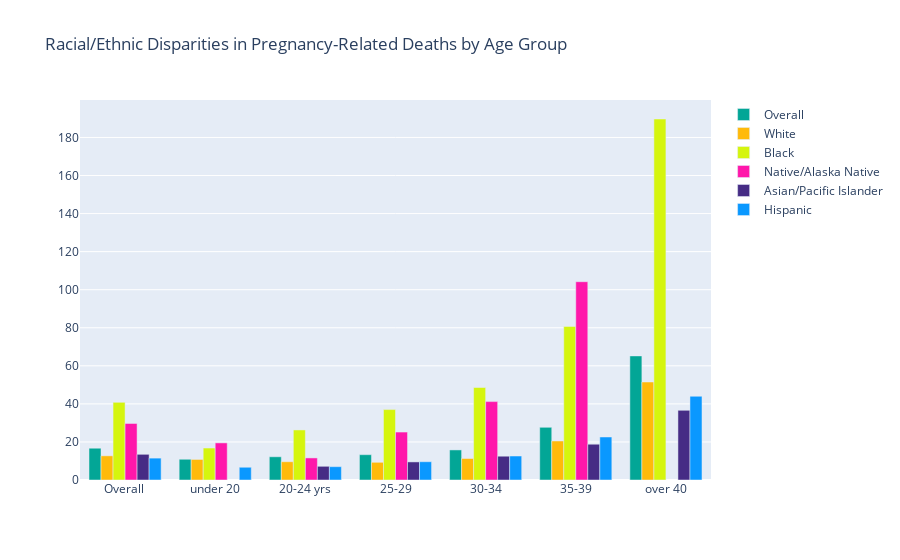

Notebook code for this chart:
### Code cell
fig = go.Figure(data=[
    go.Bar(name='Overall', x=df['Age Group'], y=df[' Total PRMR'],marker_color='#03A696'),
    go.Bar(name='White', x=df['Age Group'], y=df['White PRMR'],marker_color='#FFBA0A'),
    go.Bar(name='Black', x=df['Age Group'], y=df['Black PRMR'],marker_color='#D5F50E'),
    go.Bar(name='Native/Alaska Native', x=df['Age Group'], y=df['AI/AN PRMR'],marker_color='#FF17AA'),
    go.Bar(name='Asian/Pacific Islander', x=df['Age Group'], y=df['Asian/ PI'],marker_color='#462C85'),
    go.Bar(name='Hispanic', x=df['Age Group'], y=df['Hispanic PRMR'],marker_color='#0A98FF'),
])
# Change the bar mode
fig.update_layout(barmode='group')
fig.update_layout(title='Racial/Ethnic Disparities in Pregnancy-Related Deaths by Age Group')
fig.show()

### Figure 1 — Plotly figure (JSON) as saved in the notebook; plotly's stock layout.template omitted (floating-point values rounded to 4 significant figures)
{"data": [{"marker": {"color": "#03A696"}, "name": "Overall", "type": "bar", "x": ["Overall ", "under 20", "20-24 yrs", "25-29", "30-34", "35-39", "over 40"], "y": [16.7, 10.9, 12.2, 13.3, 15.8, 27.7, 65.2]}, {"marker": {"color": "#FFBA0A"}, "name": "White", "type": "bar", "x": ["Overall ", "under 20", "20-24 yrs", "25-29", "30-34", "35-39", "over 40"], "y": [12.7, 10.8, 9.6, 9.3, 11.3, 20.5, 51.5]}, {"marker": {"color": "#D5F50E"}, "name": "Black", "type": "bar", "x": ["Overall ", "under 20", "20-24 yrs", "25-29", "30-34", "35-39", "over 40"], "y": [40.8, 16.8, 26.3, 37, 48.6, 80.7, 189.7]}, {"marker": {"color": "#FF17AA"}, "name": "Native/Alaska Native", "type": "bar", "x": ["Overall ", "under 20", "20-24 yrs", "25-29", "30-34", "35-39", "over 40"], "y": [29.7, 19.5, 11.6, 25.2, 41.2, 104.2, null]}, {"marker": {"color": "#462C85"}, "name": "Asian/Pacific Islander", "type": "bar", "x": ["Overall ", "under 20", "20-24 yrs", "25-29", "30-34", "35-39", "over 40"], "y": [13.5, null, 7.2, 9.5, 12.5, 18.8, 36.6]}, {"marker": {"color": "#0A98FF"}, "name": "Hispanic", "type": "bar", "x": ["Overall ", "under 20", "20-24 yrs", "25-29", "30-34", "35-39", "over 40"], "y": [11.5, 6.7, 7, 9.6, 12.6, 22.6, 44]}], "layout": {"barmode": "group", "title": {"text": "Racial/Ethnic Disparities in Pregnancy-Related Deaths by Age Group"}}}
